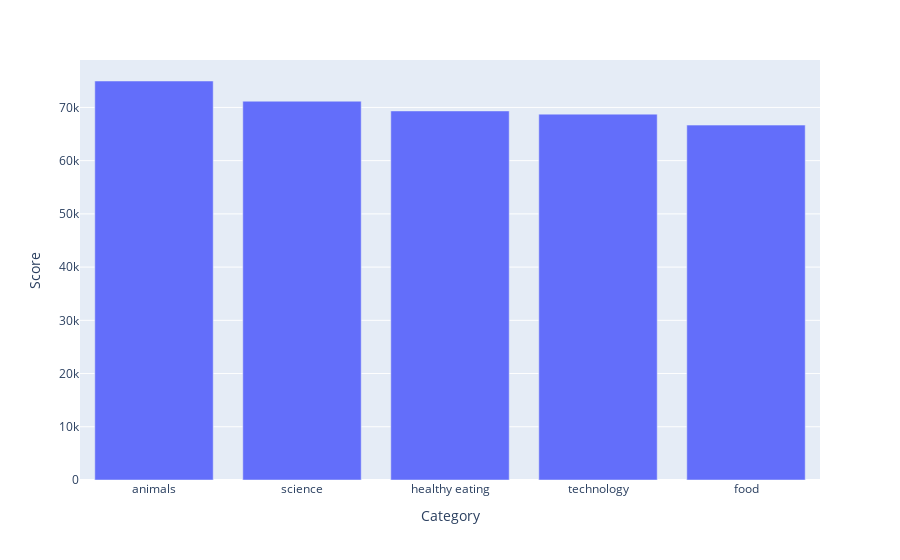

This figure's notebook cell:
### Code cell
px.bar(df.groupby('Category').agg({"Score" : "sum"}).reset_index().sort_values(by='Score', ascending=False).head(),x='Category',y='Score')

### Figure 1 — Plotly figure (JSON) as saved in the notebook; plotly's stock layout.template omitted (floating-point values rounded to 4 significant figures)
{"data": [{"alignmentgroup": "True", "hovertemplate": "Category=%{x}<br>Score=%{y}<extra></extra>", "legendgroup": "", "marker": {"color": "#636efa", "pattern": {"shape": ""}}, "name": "", "offsetgroup": "", "orientation": "v", "showlegend": false, "textposition": "auto", "type": "bar", "x": ["animals", "science", "healthy eating", "technology", "food"], "xaxis": "x", "y": [74965, 71168, 69339, 68738, 66676], "yaxis": "y"}], "layout": {"barmode": "relative", "legend": {"tracegroupgap": 0}, "margin": {"t": 60}, "xaxis": {"anchor": "y", "domain": [0, 1], "title": {"text": "Category"}}, "yaxis": {"anchor": "x", "domain": [0, 1], "title": {"text": "Score"}}}}
